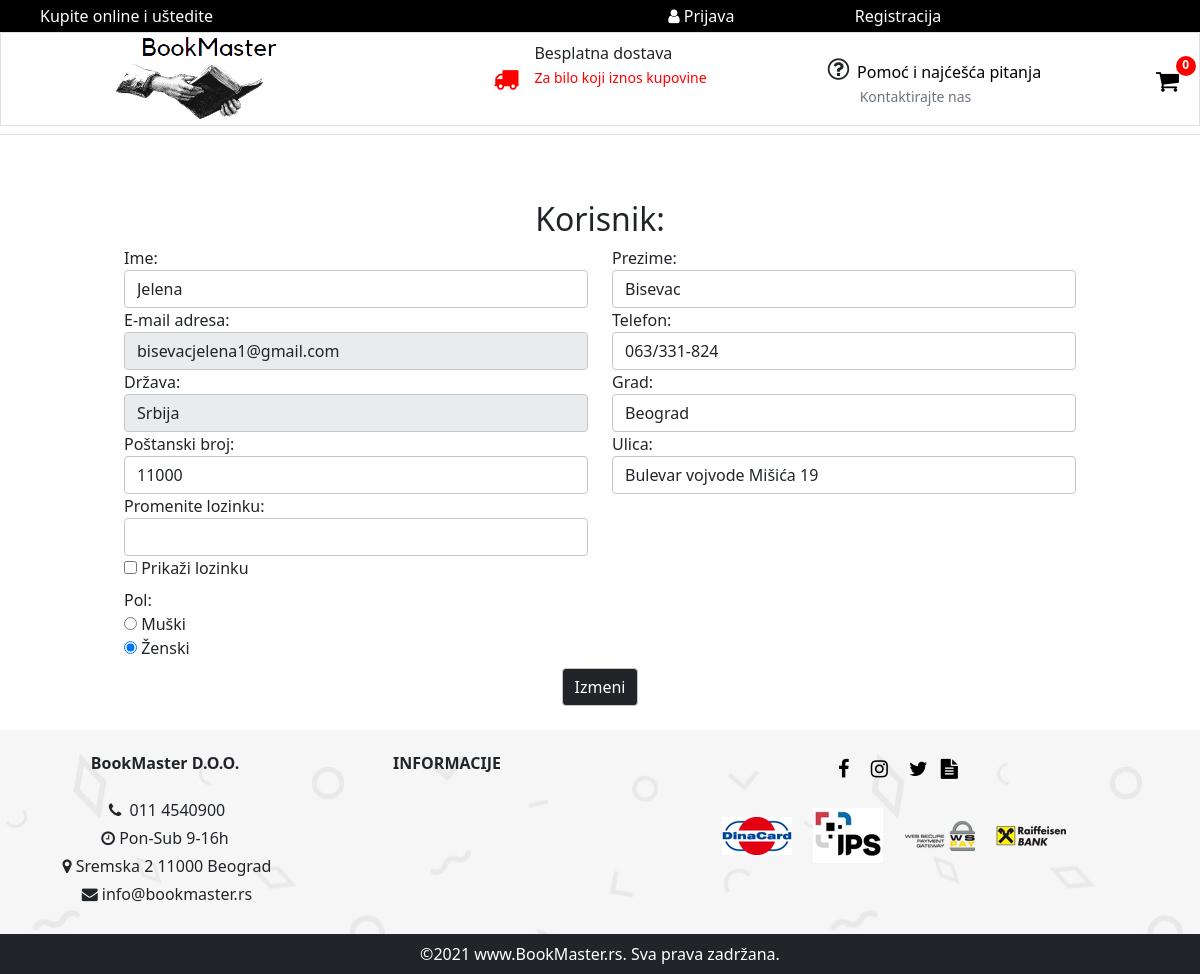
The page /izmeni.php?id=12 on the database its author committed.
### tables this page shows
CREATE TABLE `korisnici` (
  `id_korisnik` int(255) NOT NULL,
  `ime` varchar(20) NOT NULL,
  `prezime` varchar(20) NOT NULL,
  `telefon` varchar(20) NOT NULL,
  `email` varchar(50) NOT NULL,
  `postanski_broj` int(11) NOT NULL,
  `drzava` varchar(20) NOT NULL DEFAULT 'Srbija',
  `grad` varchar(20) NOT NULL,
  `ulica` varchar(50) NOT NULL,
  `lozinka` varchar(50) NOT NULL,
  `pol` varchar(10) NOT NULL,
  `aktivan` bit(1) NOT NULL,
  `id_uloge` int(5) NOT NULL
);

### izmeni.php (the view, shortened to what this page needs)
<?php
    include "pages/head.php";
    include "pages/nav.php";
    include "config/connection.php";
?>
    <div class="row m-0 mt-5 pt-5" id="izmeni">
        <div class="col-10 mx-auto mt-5 pt-5">
            <?php
                if(isset($_GET['id'])){
                $id = $_GET['id'];
                $upit = "SELECT* FROM korisnici WHERE id_korisnik=:id";
                $priprema = $conn->prepare($upit);
                $priprema->bindParam(":id", $id);
                $priprema->execute();
                $rez = $priprema->fetch();
                if($rez):
            ?>
                <h2 class="text-center my-2">Korisnik:</h2>
                <form action="models/update.php" method="post">
                    <div class="row m-0">
                        <div class="form-group col-12 col-sm-6">
                            <label>Ime:</label>
                            <input type="text" name="izmenaIme" value="<?=$rez->ime?>" class="form-control"/>
                        </div>
                        <div class="form-group col-12 col-sm-6">
                            <label>Prezime:</label>
                            <input type="text" name="izmenaPrezime" value="<?=$rez->prezime?>" class="form-control"/>
                        </div>
                    </div>
                    <div class="row m-0">
                        <div class="form-group col-12 col-sm-6">
                            <label>E-mail adresa:</label>
                            <input type="email" name="izmenaEmail" value="<?=$rez->email?>" class="form-control" readonly/>
                        </div>
                        <div class="form-group col-12 col-sm-6">
                            <label>Telefon:</label>
                            <input type="text" name="izmenaTel" value="<?=$rez->telefon?>" class="form-control"/>
                        </div>
                    </div>
                    <div class="row m-0">
                        <div class="form-group col-12 col-sm-6">
                            <label>Država:</label>
                            <input type="text" name="izmenaDrz" class="form-control" value="Srbija" readonly/>
                        </div>
                        <div class="form-group col-12 col-sm-6">
                            <label>Grad:</label>
                            <input type="text" name="izmenaGrad" value="<?=$rez->grad?>" class="form-control"/>
                        </div>
                    </div>
                    <div class="row m-0">
                        <div class="form-group col-12 col-sm-6">
                            <label>Poštanski broj:</label>
                            <input type="text" name="izmenaPosBr" value="<?=$rez->postanski_broj?>" class="form-control"/>
                        </div>
                        <div class="form-group col-12 col-sm-6">
                            <label>Ulica:</label>
                            <input type="text" name="izmenaUlica" value="<?=$rez->ulica?>" class="form-control"/>
                        </div>
                    </div>
                    <div class="row m-0">
                        <div class="form-group col-12 col-sm-6">
                            <label>Promenite lozinku:</label>
                            <input type="password" name="izmenaPass"id="izmeniPass" class="form-control"/>
                            <input type="checkbox" name="prikaziPass" class="prikaziPass"/> Prikaži lozinku
                        </div>
                    </div>
                    <div class="row m-0">
                        <div class="form-group mt-2 col-12">
                            <label>Pol:</label> <br>
                            <?php
                                if($rez->pol=="Z"):
                            ?>
                            <input type="radio" name="izmenaPol" value="M"/> Muški <br>
                            <input type="radio" name="izmenaPol" value="Z" checked/> Ženski <br>
                            <?php endif;?>
                        </div>
                    </div>
                    <div class="row m-0">
                        <div class="form-group mt-2 col-12">
                            <div class="text-center">
                            <input type="submit" value="Izmeni" name="btnIzmena" id="btnIzmena" class="btn btn-dark"/>
                            </div>
                        </div>
                    </div>
                </form>
            <?php endif;?>
            <?php
            }?>
        </div>
    </div>
<?php
    include "pages/footer.php";
?>

### rows shown on the page
korisnici: izmenaIme "Jelena", izmenaPrezime "Bisevac", izmenaEmail "bisevacjelena1@gmail.com", izmenaTel "063/331-824", izmenaGrad "Beograd", izmenaPosBr "11000", izmenaUlica "Bulevar vojvode Mišića 19"
